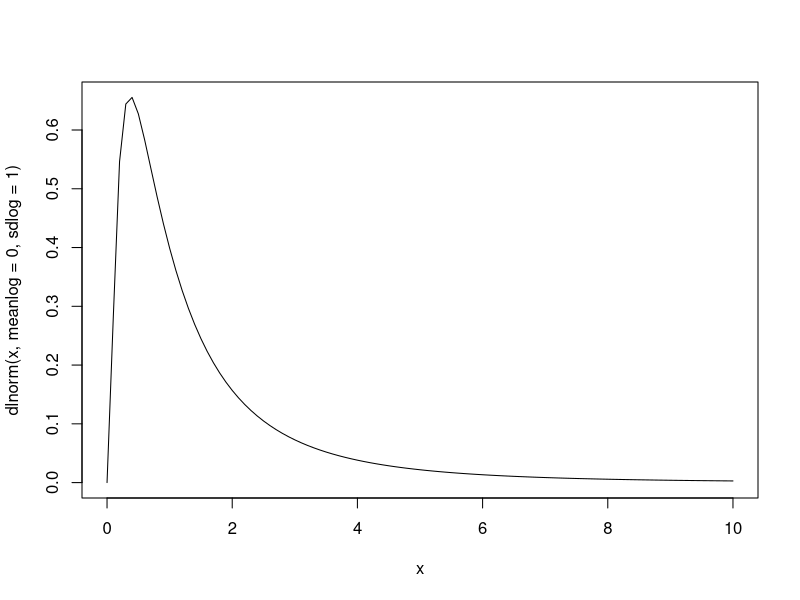
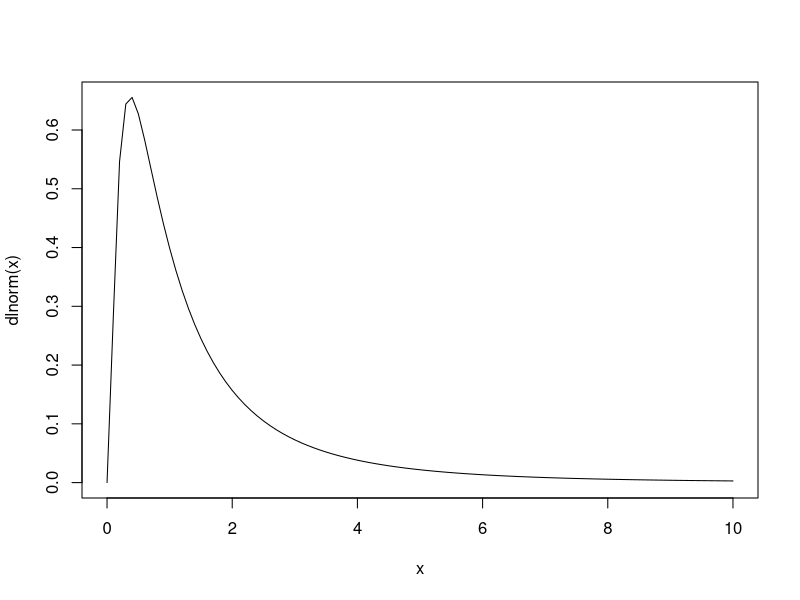
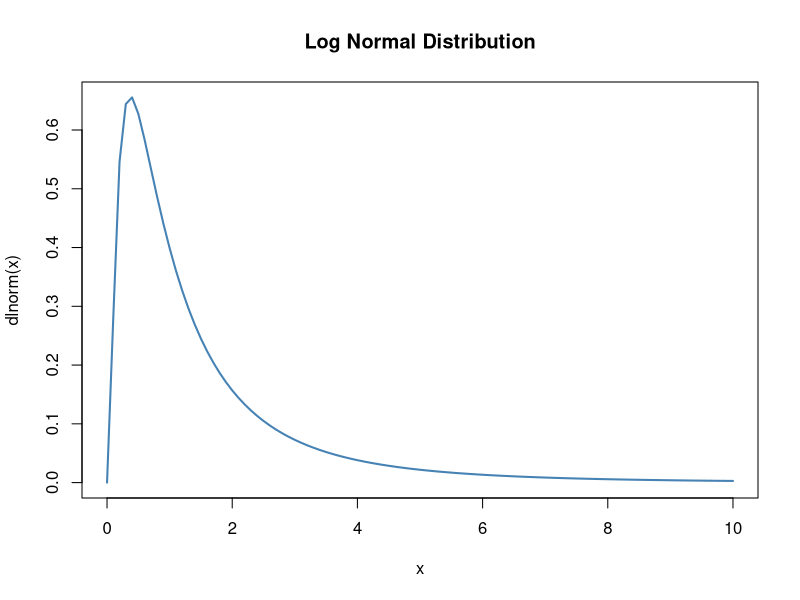
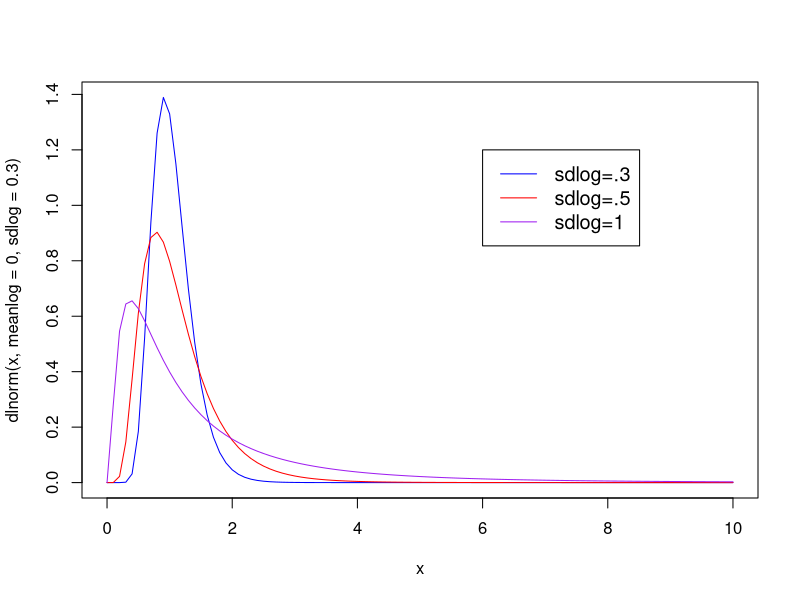

Write R code to recreate these figures, in order.
# probability density function for a log normal distribution 
curve(dlnorm(x, meanlog = 0, sdlog = 1), from = 0, to=10)

# by default
curve(dlnorm(x), from=0, to=10)

# modify
curve(dlnorm(x), from=0, to=10,
      main='Log Normal Distribution', #change y-axis label
      lwd=2, #increase line width to 2
      col="steelblue") #change line color to steelblue

# log normal distribution with different sdlog
curve(dlnorm(x, meanlog = 0, sdlog = .3), from=0, to=10, col="blue")
curve(dlnorm(x, meanlog=0, sdlog = .5), from = 0, to=10, col="red", add = TRUE)
curve(dlnorm(x, meanlog=0, sdlog=1), from=0, to=10, col='purple', add=TRUE)

# add legend 
legend(6, 1.2, legend = c("sdlog=.3", "sdlog=.5", "sdlog=1"),
       col=c("blue", "red", "purple"), lty=1, cex = 1.2)
